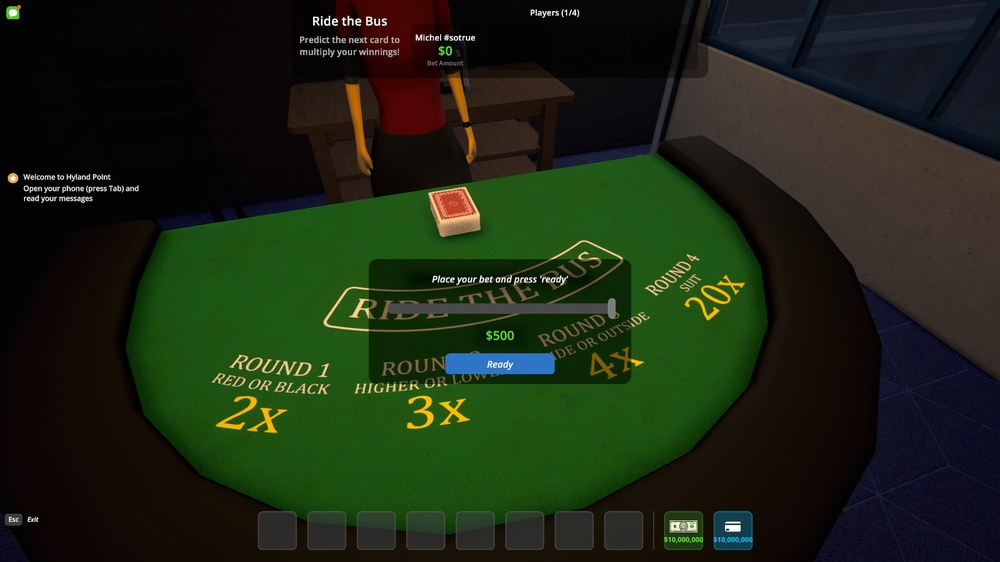
#> input picture screens/1rdy.jpg, 1000 x 562 px, shrunk from 1920 x 1080 before the run; its folder holds 4 pictures in this run
$ python inspect_images.py
#> lines starting #> are read from the running program, lines starting #| are printed output that depends on the picture
from PIL import Image
import numpy as np
from pathlib import Path

for p in sorted(Path('screens').glob('*.jpg')):
    img = Image.open(p)
#> img is the input picture: PIL image 1000x562 RGB; mean R, G, B 28.8, 39.3, 20.4
    arr = np.array(img)
    gray = arr.mean(axis=2)
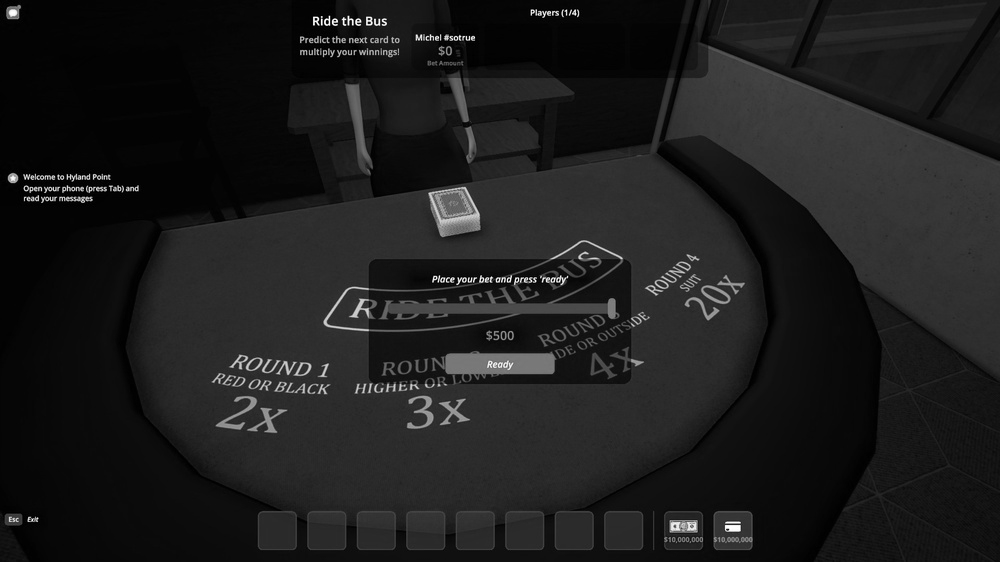
#> gray: shape (562, 1000) float64; min 0, max 255, mean 29.5
    print(p.name, img.size, f'avg={gray.mean():.2f}', f'min={gray.min():.2f}', f'max={gray.max():.2f}')
#| 1rdy.jpg (1000, 562) avg=29.48 min=0.00 max=255.00
    row_sum = (gray < 240).sum(axis=1)
#> row_sum = 562 values, max 1000 at index 0, min 978 at index 281, mean 999.4
    col_sum = (gray < 240).sum(axis=0)
#> col_sum = 1000 values, max 562 at index 0, min 553 at index 329, mean 561.7
    rows = np.where(row_sum > 0)[0]
#> rows = 562 values from 0 to 561
    cols = np.where(col_sum > 0)[0]
#> cols = 1000 values from 0 to 999
    print('rows', rows[:3].tolist(), rows[-3:].tolist(), 'cols', cols[:3].tolist(), cols[-3:].tolist())
#| rows [0, 1, 2] [559, 560, 561] cols [0, 1, 2] [997, 998, 999]
    print('---')
#> pass 2 of the loop `for p in sorted(Path('screens').glob('*.jpg')):`:
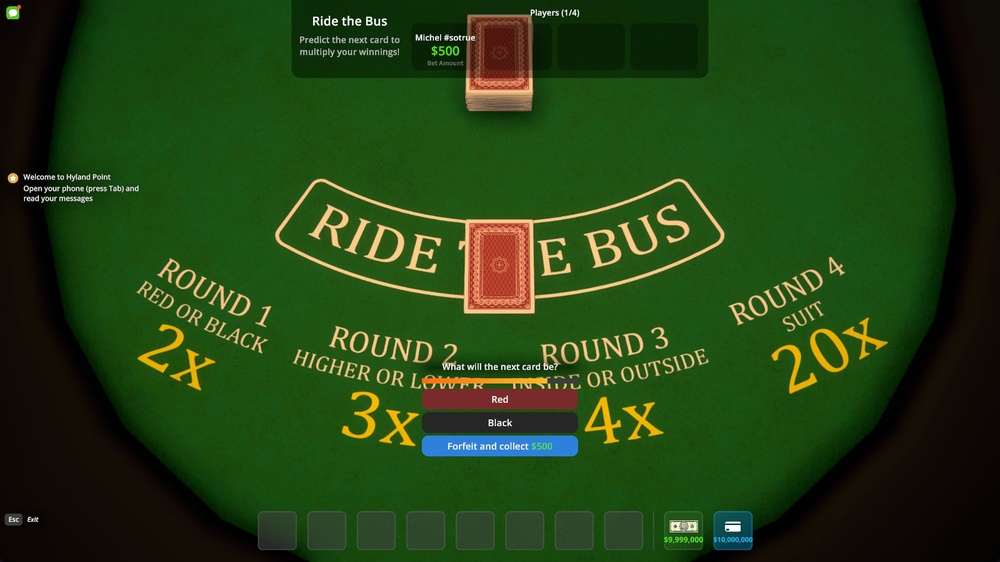
#> input picture screens/2red_black.jpg, 1000 x 562 px, shrunk from 1920 x 1080 before the run
#> img is the input picture: PIL image 1000x562 RGB; mean R, G, B 35.1, 65.7, 20.2
#> `gray = arr.mean(axis=2)`:
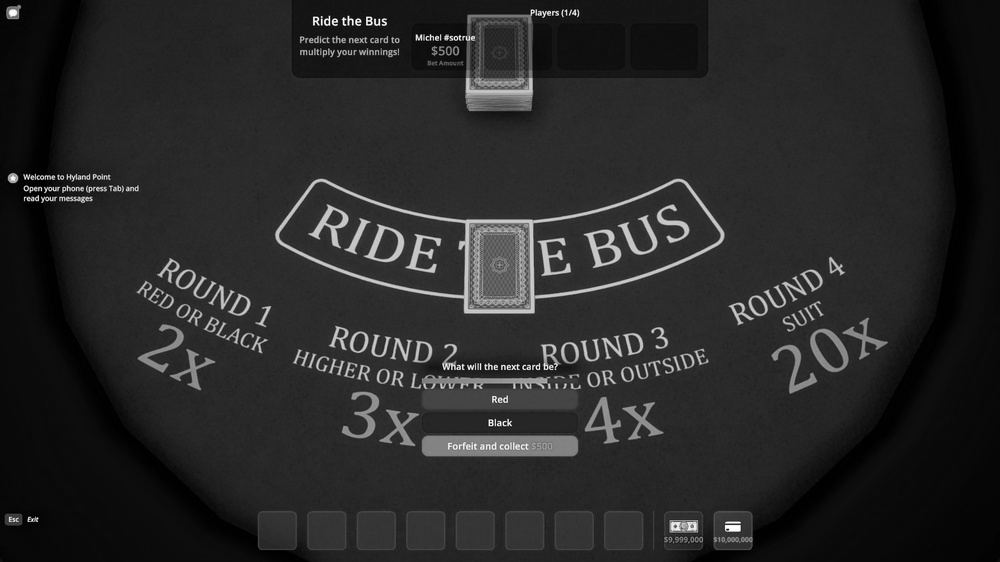
#> gray: shape (562, 1000) float64; min 0, max 255, mean 40.3
#| 2red_black.jpg (1000, 562) avg=40.35 min=0.00 max=255.00
#> row_sum = 562 values, max 1000 at index 0, min 983 at index 19, mean 999.5
#> col_sum = 1000 values, max 562 at index 0, min 553 at index 12, mean 561.7
#| rows [0, 1, 2] [559, 560, 561] cols [0, 1, 2] [997, 998, 999]
#> pass 3 of the loop `for p in sorted(Path('screens').glob('*.jpg')):`:
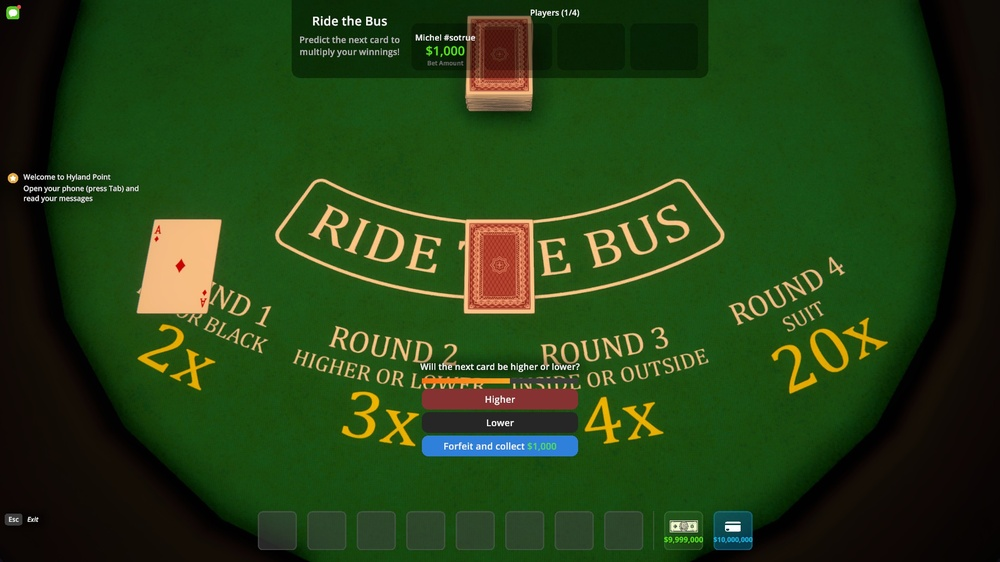
#> input picture screens/3higher_lower.jpg, 1000 x 562 px, shrunk from 1920 x 1080 before the run
#> img is the input picture: PIL image 1000x562 RGB; mean R, G, B 36.5, 65, 21.7
#> `gray = arr.mean(axis=2)`:
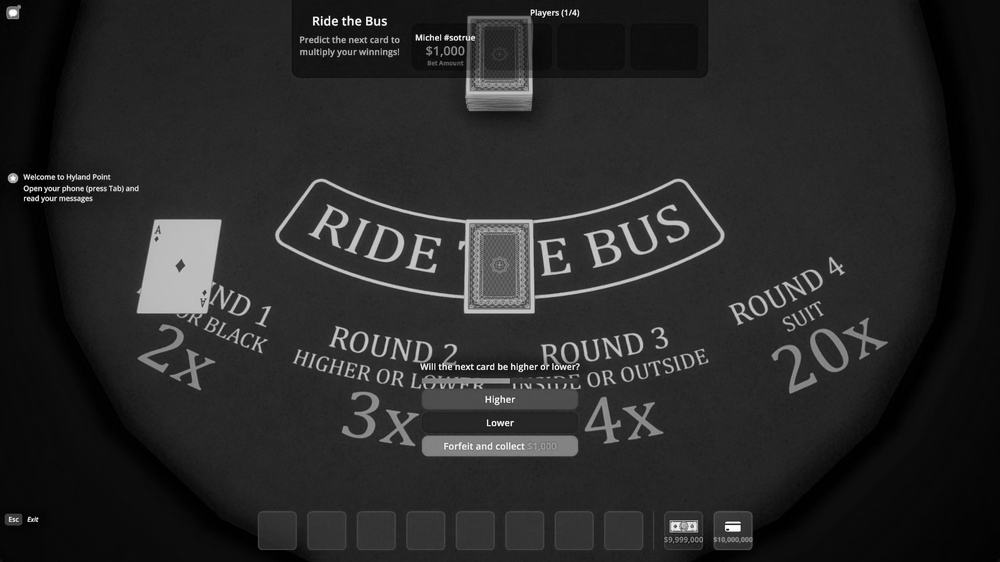
#> gray: shape (562, 1000) float64; min 0, max 255, mean 41.1
#| 3higher_lower.jpg (1000, 562) avg=41.10 min=0.00 max=255.00
#> row_sum = 562 values, max 1000 at index 0, min 982 at index 19, mean 999.5
#| rows [0, 1, 2] [559, 560, 561] cols [0, 1, 2] [997, 998, 999]
#> the loop made 4 passes; the first 3 are shown
